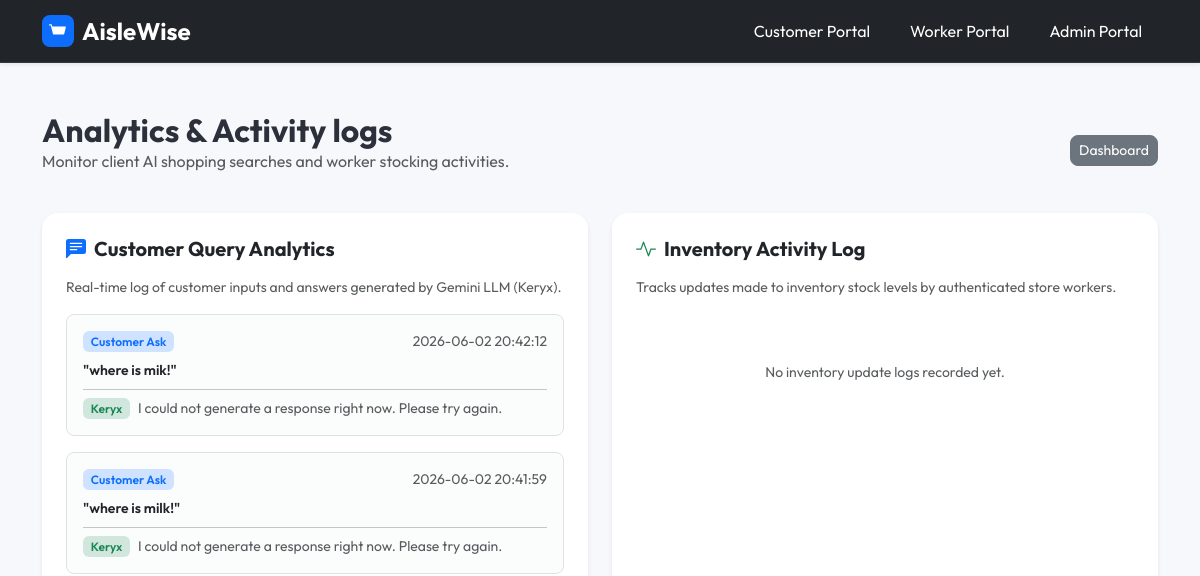
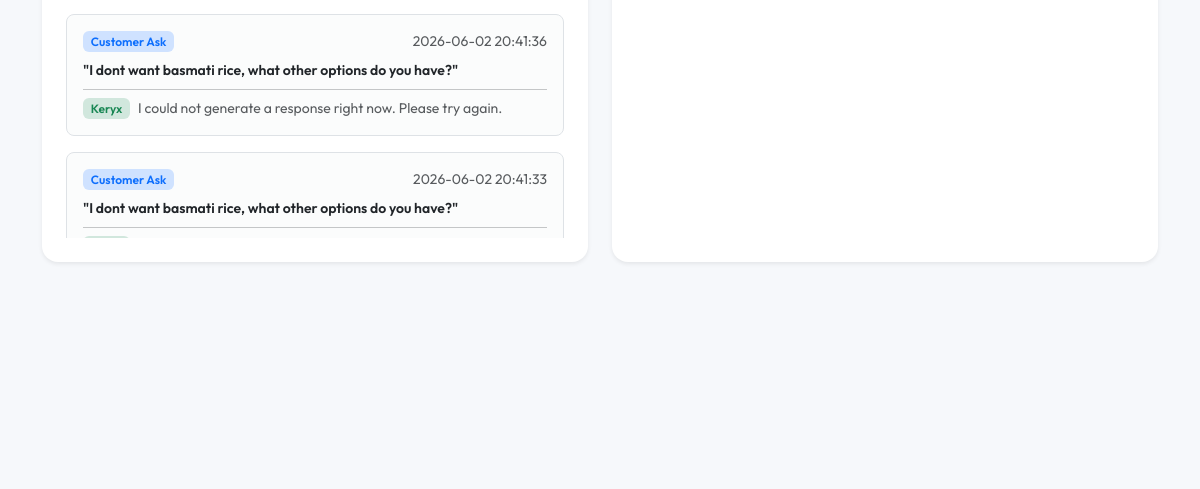
/admin/analytics (signed in, upper part), run on an earlier commit of the app's database (2 pictures, top to bottom).
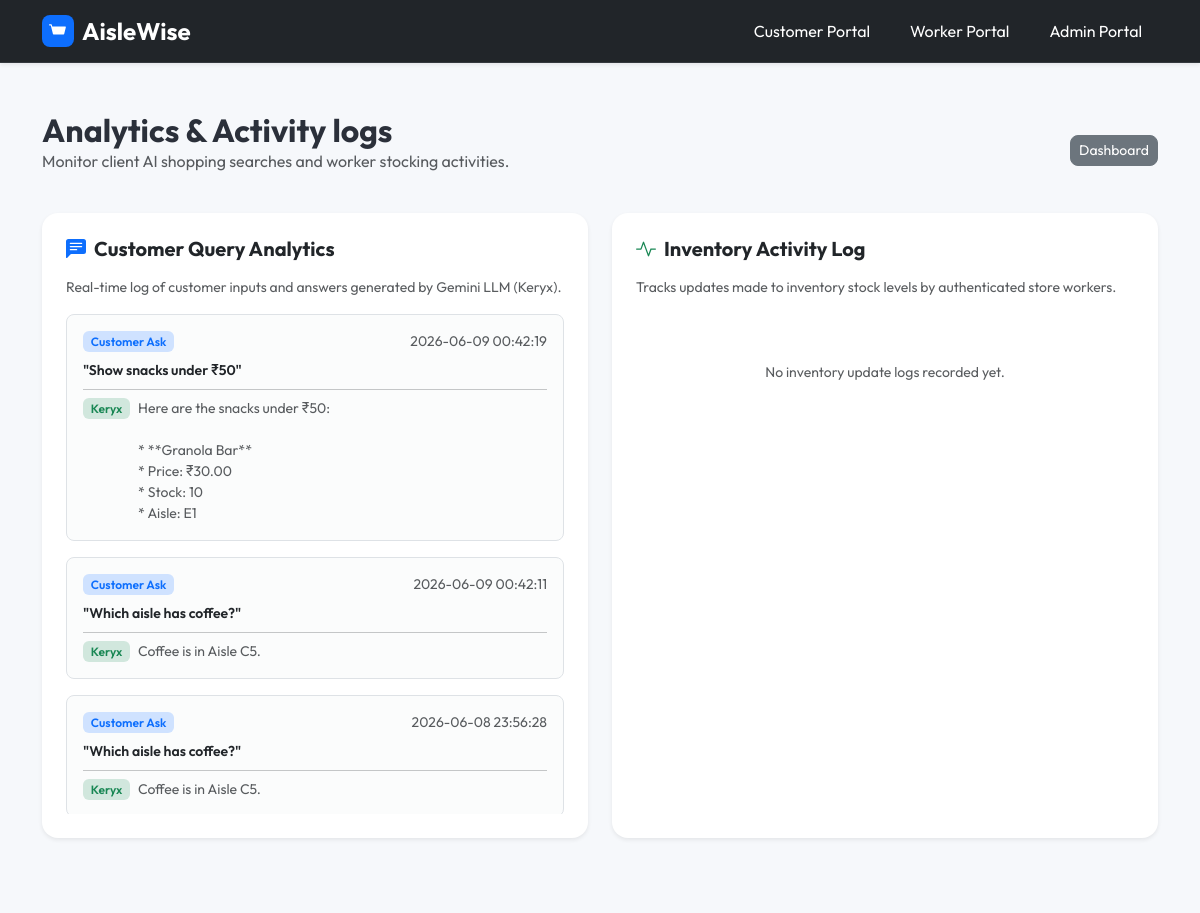
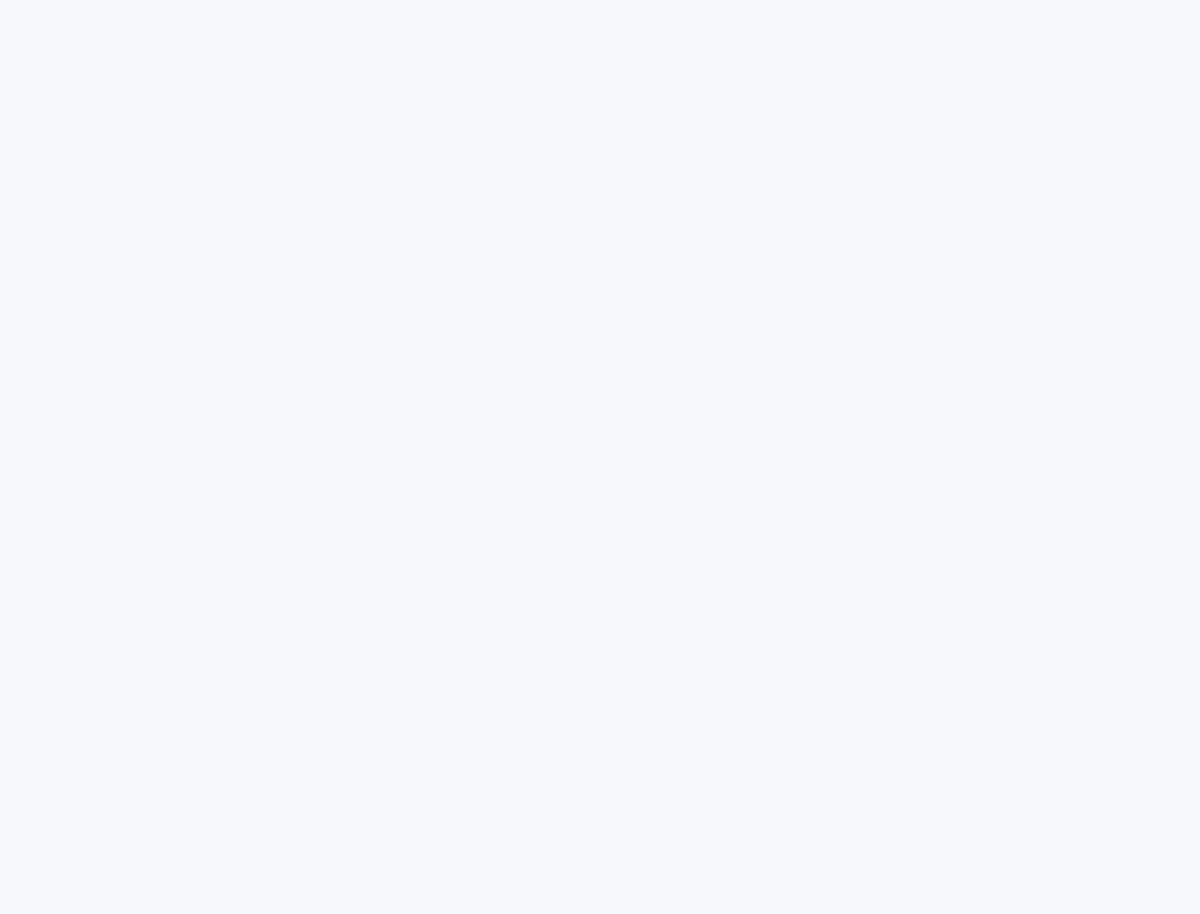
And on a later commit of the database (2 pictures, top to bottom).
### tables this page shows
CREATE TABLE customer_queries (
            id INTEGER PRIMARY KEY AUTOINCREMENT,
            query TEXT,
            response TEXT,
            timestamp TEXT
        );

### routes/admin.py (the view)
@router.get("/analytics", name="admin.analytics")
@admin_login_required
def analytics(request: Request):
    customer_queries = query_db("SELECT query, response, timestamp FROM customer_queries ORDER BY timestamp DESC LIMIT 50")
    activity_logs = query_db(
        """
        SELECT l.worker_email, l.action, l.timestamp, p.name AS product_name
        FROM activity_logs l
        LEFT JOIN products p ON l.product_id = p.id
        ORDER BY l.timestamp DESC LIMIT 50
        """
    )
    templates = request.app.state.templates
    return templates.TemplateResponse(
        request=request,
        name="admin/analytics.html",
        context={
            "customer_queries": customer_queries,
            "activity_logs": activity_logs
        }
    )

### templates/admin/analytics.html (shortened to what this page needs)
{% extends "base.html" %}
{% block content %}
<div class="d-flex justify-content-between align-items-center mb-4">
  <div>
    <h2 class="fw-bold m-0">Analytics & Activity logs</h2>
    <p class="text-muted">Monitor client AI shopping searches and worker stocking activities.</p>
  </div>
  <a class="btn btn-secondary rounded-3 btn-sm" href="{{ url_for('admin.dashboard') }}">Dashboard</a>
</div>
<div class="row g-4">
  <div class="col-lg-6">
    <div class="card border-0 shadow-sm rounded-4 h-100">
      <div class="card-body p-4 d-flex flex-column">
        <h5 class="fw-bold mb-3 d-flex align-items-center gap-2">
          Customer Query Analytics
        </h5>
        <p class="text-muted small">Real-time log of customer inputs and answers generated by Gemini LLM (Keryx).</p>
        <div class="overflow-y-auto pr-1 flex-grow-1" style="max-height: 500px;">
          {% if customer_queries %}
            <div class="list-group list-group-flush gap-3">
              {% for query in customer_queries %}
                <div class="list-group-item border rounded-3 p-3 bg-light bg-opacity-50">
                  <div class="d-flex justify-content-between mb-2">
                    <span class="badge bg-primary-subtle text-primary fw-semibold">Customer Ask</span>
                    <small class="text-muted">{{ query['timestamp'] }}</small>
                  </div>
                  <p class="mb-2 fw-semibold text-dark small">"{{ query['query'] }}"</p>
                  <hr class="my-2">
                  <div class="d-flex align-items-start gap-2">
                    <span class="badge bg-success-subtle text-success fw-semibold small">Keryx</span>
                    <p class="mb-0 text-muted small" style="white-space: pre-line;">{{ query['response'] }}</p>
                  </div>
                </div>
              {% endfor %}
            </div>
          {% else %}
            <div class="text-center py-5">
              <p class="text-muted small mb-0">No customer queries recorded yet.</p>
            </div>
          {% endif %}
        </div>
      </div>
    </div>
  </div>
  <div class="col-lg-6">
    <div class="card border-0 shadow-sm rounded-4 h-100">
      <div class="card-body p-4 d-flex flex-column">
        <h5 class="fw-bold mb-3 d-flex align-items-center gap-2">
          Inventory Activity Log
        </h5>
        <p class="text-muted small">Tracks updates made to inventory stock levels by authenticated store workers.</p>
        <div class="overflow-y-auto pr-1 flex-grow-1" style="max-height: 500px;">
          {% if activity_logs %}
            <div class="table-responsive">
              <table class="table table-hover align-middle small">
                <thead>
                  <tr class="table-light">
                    <th>Worker</th>
                    <th>Action</th>
                    <th>Timestamp</th>
                  </tr>
                </thead>
                <tbody>
                  {% for log in activity_logs %}
                    <tr>
                      <td class="fw-bold">{{ log['worker_email'] }}</td>
                      <td>
                        <span class="text-dark">{{ log['action'] }}</span>
                      </td>
                      <td><small class="text-muted">{{ log['timestamp'] }}</small></td>
                    </tr>
                  {% endfor %}
                </tbody>
              </table>
            </div>
          {% else %}
            <div class="text-center py-5">
              <p class="text-muted small mb-0">No inventory update logs recorded yet.</p>
            </div>
          {% endif %}
        </div>
      </div>
    </div>
  </div>
</div>
{% endblock %}

### templates/base.html (shortened to what this page needs)
<!doctype html>
<html lang="en">
  <head>
    <link rel="stylesheet" href="https://cdn.jsdelivr.net/npm/bootstrap@5.3.0/dist/css/bootstrap.min.css">
    <link rel="stylesheet" href="/static/css/styles.css">
  </head>
  <body>
    <nav class="navbar navbar-expand-lg navbar-dark bg-dark sticky-top border-bottom border-secondary border-opacity-25 shadow-sm">
      <div class="container">
        <a class="navbar-brand d-flex align-items-center gap-2 fw-bold text-white fs-4" href="/">
          <div class="bg-primary text-white rounded-3 p-1.5 d-flex align-items-center justify-content-center" style="width: 32px; height: 32px;">
            <svg xmlns="http://www.w3.org/2000/svg" width="18" height="18" fill="currentColor" class="bi bi-cart4 text-white" viewBox="0 0 16 16">
              <path d="M0 2.5A.5.5 0 0 1 .5 2H2a.5.5 0 0 1 .485.379L2.89 4H14.5a.5.5 0 0 1 .485.621l-1.5 6A.5.5 0 0 1 13 11H4a.5.5 0 0 1-.485-.379L1.61 3H.5a.5.5 0 0 1-.5-.5"/>
            </svg>
          </div>
          AisleWise
        </a>
        <div class="collapse navbar-collapse" id="navbarText">
          <ul class="navbar-nav ms-auto mb-2 mb-lg-0 gap-2">
            <li class="nav-item">
              <a class="nav-link px-3 rounded-2 text-white opacity-85 hover-bg-primary-subtle" href="/customer">Customer Portal</a>
            </li>
            <li class="nav-item">
              <a class="nav-link px-3 rounded-2 text-white opacity-85 hover-bg-primary-subtle" href="/worker">Worker Portal</a>
            </li>
            <li class="nav-item">
              <a class="nav-link px-3 rounded-2 text-white opacity-85 hover-bg-primary-subtle" href="/admin">Admin Portal</a>
            </li>
          </ul>
        </div>
      </div>
    </nav>
    <main class="container my-5 flex-shrink-0">
      {% block content %}{% endblock %}
    </main>
  </body>
</html>

### static/css/styles.css (style rules this page uses)
body { font-family: 'Outfit', -apple-system, BlinkMacSystemFont, "Segoe UI", Roboto, sans-serif; background-color: #f6f8fb; color: #2b303a; min-height: 100vh; display: flex; flex-direction: column; }
main { flex: 1 0 auto; }
.card { transition: transform 0.25s cubic-bezier(0.165, 0.84, 0.44, 1), box-shadow 0.25s ease-in-out; border: 1px solid rgba(0, 0, 0, 0.05); }

What changed in the data, as far as the page shows it:
no longer on this page (row unchanged): customer_queries: timestamp "2026-06-02 20:42:12", query "where is mik!", response "I could not generate a response right now. Please try again."
no longer on this page (row unchanged): customer_queries: timestamp "2026-06-02 20:41:59", query "where is milk!", response "I could not generate a response right now. Please try again."
no longer on this page (row unchanged): customer_queries: timestamp "2026-06-02 20:41:36", query "I dont want basmati rice, what other options do you have?", response "I could not generate a response right now. Please try again."
no longer on this page (row unchanged): customer_queries: timestamp "2026-06-02 20:41:33", query "I dont want basmati rice, what other options do you have?"
added customer_queries: timestamp "2026-06-09 00:42:19", query "Show snacks under ₹50", response "Here are the snacks under ₹50: * **Granola Bar** * Price: ₹30.00 * Stock: 10 * Aisle: E1"
added customer_queries: timestamp "2026-06-09 00:42:11", query "Which aisle has coffee?", response "Coffee is in Aisle C5."
added customer_queries: timestamp "2026-06-08 23:56:28", query "Which aisle has coffee?", response "Coffee is in Aisle C5."
